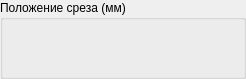
  <widget class="QGroupBox" name="groupBox_7">
   <property name="geometry">
    <rect>
     <x>600</x>
     <y>110</y>
     <width>246</width>
     <height>69</height>
    </rect>
   </property>
   <property name="title">
    <string>Положение среза (мм)</string>
   </property>
   <property name="flat">
    <bool>false</bool>
   </property>
   <property name="checkable">
    <bool>false</bool>
   </property>
   <layout class="QVBoxLayout" name="verticalLayout_5">
    <item>
     <layout class="QHBoxLayout" name="horizontalLayout_26">
      <item>
       <widget class="QLabel" name="sectionLeg1StartLabel">
        <property name="text">
         <string/>
        </property>
        <property name="textInteractionFlags">
         <set>Qt::LinksAccessibleByMouse|Qt::TextSelectableByKeyboard|Qt::TextSelectableByMouse</set>
        </property>
       </widget>
      </item>
      <item>
       <widget class="QLabel" name="sectionLeg1StopLabel">
        <property name="text">
         <string/>
        </property>
        <property name="textInteractionFlags">
         <set>Qt::LinksAccessibleByMouse|Qt::TextSelectableByKeyboard|Qt::TextSelectableByMouse</set>
        </property>
       </widget>
      </item>
     </layout>
    </item>
    <item>
     <layout class="QHBoxLayout" name="horizontalLayout_27">
      <item>
       <widget class="QLabel" name="sectionLeg2StartLabel">
        <property name="text">
         <string/>
        </property>
        <property name="textInteractionFlags">
         <set>Qt::LinksAccessibleByMouse|Qt::TextSelectableByKeyboard|Qt::TextSelectableByMouse</set>
        </property>
       </widget>
      </item>
      <item>
       <widget class="QLabel" name="sectionLeg2StopLabel">
        <property name="text">
         <string/>
        </property>
        <property name="textInteractionFlags">
         <set>Qt::LinksAccessibleByMouse|Qt::TextSelectableByKeyboard|Qt::TextSelectableByMouse</set>
        </property>
       </widget>
      </item>
     </layout>
    </item>
   </layout>
  </widget>
